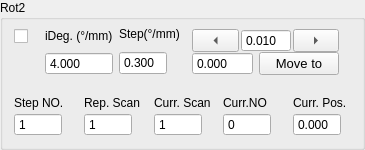
                 <widget class="QGroupBox" name="rotary2Group">
                  <property name="sizePolicy">
                   <sizepolicy hsizetype="Expanding" vsizetype="Maximum">
                    <horstretch>0</horstretch>
                    <verstretch>0</verstretch>
                   </sizepolicy>
                  </property>
                  <property name="title">
                   <string>Rot2</string>
                  </property>
                  <layout class="QGridLayout" name="gridLayout_20">
                   <property name="topMargin">
                    <number>0</number>
                   </property>
                   <item row="0" column="0">
                    <layout class="QVBoxLayout" name="verticalLayout_82">
                     <property name="spacing">
                      <number>12</number>
                     </property>
                     <item>
                      <layout class="QHBoxLayout" name="horizontalLayout_44" stretch="1,2,0,0">
                       <property name="spacing">
                        <number>6</number>
                       </property>
                       <property name="rightMargin">
                        <number>6</number>
                       </property>
                       <item>
                        <layout class="QVBoxLayout" name="verticalLayout_80">
                         <property name="spacing">
                          <number>6</number>
                         </property>
                         <property name="topMargin">
                          <number>0</number>
                         </property>
                         <item>
                          <widget class="QCheckBox" name="activeRot2">
                           <property name="sizePolicy">
                            <sizepolicy hsizetype="Expanding" vsizetype="Preferred">
                             <horstretch>0</horstretch>
                             <verstretch>0</verstretch>
                            </sizepolicy>
                           </property>
                           <property name="toolTip">
                            <string>Active Instrument?</string>
                           </property>
                           <property name="text">
                            <string/>
                           </property>
                           <property name="checked">
                            <bool>false</bool>
                           </property>
                           <property name="mytype" stdset="0">
                            <string>checkbox</string>
                           </property>
                          </widget>
                         </item>
                         <item>
                          <widget class="LedIndicator" name="rotary2Led" native="true">
                           <property name="sizePolicy">
                            <sizepolicy hsizetype="Fixed" vsizetype="Fixed">
                             <horstretch>0</horstretch>
                             <verstretch>0</verstretch>
                            </sizepolicy>
                           </property>
                           <property name="minimumSize">
                            <size>
                             <width>25</width>
                             <height>25</height>
                            </size>
                           </property>
                           <property name="maximumSize">
                            <size>
                             <width>25</width>
                             <height>25</height>
                            </size>
                           </property>
                           <property name="baseSize">
                            <size>
                             <width>0</width>
                             <height>0</height>
                            </size>
                           </property>
                           <property name="mytype" stdset="0">
                            <string>led</string>
                           </property>
                          </widget>
                         </item>
                        </layout>
                       </item>
                       <item>
                        <layout class="QVBoxLayout" name="verticalLayout_38">
                         <property name="spacing">
                          <number>0</number>
                         </property>
                         <property name="leftMargin">
                          <number>0</number>
                         </property>
                         <property name="rightMargin">
                          <number>0</number>
                         </property>
                         <item>
                          <widget class="QLabel" name="label_36">
                           <property name="sizePolicy">
                            <sizepolicy hsizetype="Expanding" vsizetype="Fixed">
                             <horstretch>0</horstretch>
                             <verstretch>0</verstretch>
                            </sizepolicy>
                           </property>
                           <property name="maximumSize">
                            <size>
                             <width>16777215</width>
                             <height>16777215</height>
                            </size>
                           </property>
                           <property name="text">
                            <string>iDeg. (°/mm)</string>
                           </property>
                           <property name="mytype" stdset="0">
                            <string>label</string>
                           </property>
                          </widget>
                         </item>
                         <item>
                          <widget class="QDoubleSpinBox" name="iRot2">
                           <property name="sizePolicy">
                            <sizepolicy hsizetype="Expanding" vsizetype="Fixed">
                             <horstretch>0</horstretch>
                             <verstretch>0</verstretch>
                            </sizepolicy>
                           </property>
                           <property name="maximumSize">
                            <size>
                             <width>16777215</width>
                             <height>16777215</height>
                            </size>
                           </property>
                           <property name="buttonSymbols">
                            <enum>QAbstractSpinBox::ButtonSymbols::NoButtons</enum>
                           </property>
                           <property name="decimals">
                            <number>3</number>
                           </property>
                           <property name="maximum">
                            <double>1000.000000000000000</double>
                           </property>
                           <property name="value">
                            <double>4.000000000000000</double>
                           </property>
                          </widget>
                         </item>
                        </layout>
                       </item>
                       <item>
                        <layout class="QVBoxLayout" name="verticalLayout_41">
                         <property name="spacing">
                          <number>3</number>
                         </property>
                         <item>
                          <widget class="QLabel" name="label_35">
                           <property name="sizePolicy">
                            <sizepolicy hsizetype="Expanding" vsizetype="Fixed">
                             <horstretch>0</horstretch>
                             <verstretch>0</verstretch>
                            </sizepolicy>
                           </property>
                           <property name="text">
                            <string>Step(°/mm)</string>
                           </property>
                           <property name="mytype" stdset="0">
                            <string>label</string>
                           </property>
                          </widget>
                         </item>
                         <item>
                          <widget class="QDoubleSpinBox" name="rotary2Step">
                           <property name="sizePolicy">
                            <sizepolicy hsizetype="Expanding" vsizetype="Fixed">
                             <horstretch>0</horstretch>
                             <verstretch>0</verstretch>
                            </sizepolicy>
                           </property>
                           <property name="maximumSize">
                            <size>
                             <width>48</width>
                             <height>24</height>
                            </size>
                           </property>
                           <property name="buttonSymbols">
                            <enum>QAbstractSpinBox::ButtonSymbols::NoButtons</enum>
                           </property>
                           <property name="decimals">
                            <number>3</number>
                           </property>
                           <property name="value">
                            <double>0.300000000000000</double>
                           </property>
                          </widget>
                         </item>
                        </layout>
                       </item>
                       <item>
                        <widget class="QFrame" name="rotary3Manual_2">
                         <property name="mytype" stdset="0">
                          <string>inst_manu</string>
                         </property>
                         <layout class="QVBoxLayout" name="verticalLayout_56">
                          <property name="spacing">
                           <number>0</number>
                          </property>
                          <property name="leftMargin">
                           <number>6</number>
                          </property>
                          <property name="rightMargin">
                           <number>6</number>
                          </property>
                          <item>
                           <layout class="QHBoxLayout" name="horizontalLayout_22">
                            <property name="spacing">
                             <number>2</number>
                            </property>
                            <item>
                             <widget class="QToolButton" name="rot2JogL">
                              <property name="sizePolicy">
                               <sizepolicy hsizetype="Expanding" vsizetype="Fixed">
                                <horstretch>0</horstretch>
                                <verstretch>0</verstretch>
                               </sizepolicy>
                              </property>
                              <property name="minimumSize">
                               <size>
                                <width>32</width>
                                <height>0</height>
                               </size>
                              </property>
                              <property name="text">
                               <string>...</string>
                              </property>
                              <property name="arrowType">
                               <enum>Qt::ArrowType::LeftArrow</enum>
                              </property>
                              <property name="mytype" stdset="0">
                               <string>arrowbutton</string>
                              </property>
                             </widget>
                            </item>
                            <item>
                             <widget class="QDoubleSpinBox" name="rotary2JogStep">
                              <property name="sizePolicy">
                               <sizepolicy hsizetype="Preferred" vsizetype="Preferred">
                                <horstretch>0</horstretch>
                                <verstretch>0</verstretch>
                               </sizepolicy>
                              </property>
                              <property name="maximumSize">
                               <size>
                                <width>50</width>
                                <height>24</height>
                               </size>
                              </property>
                              <property name="buttonSymbols">
                               <enum>QAbstractSpinBox::ButtonSymbols::NoButtons</enum>
                              </property>
                              <property name="decimals">
                               <number>3</number>
                              </property>
                              <property name="minimum">
                               <double>-50.000000000000000</double>
                              </property>
                              <property name="maximum">
                               <double>210.000000000000000</double>
                              </property>
                              <property name="value">
                               <double>0.010000000000000</double>
                              </property>
                             </widget>
                            </item>
                            <item>
                             <widget class="QToolButton" name="rot2JogR">
                              <property name="sizePolicy">
                               <sizepolicy hsizetype="Expanding" vsizetype="Fixed">
                                <horstretch>0</horstretch>
                                <verstretch>0</verstretch>
                               </sizepolicy>
                              </property>
                              <property name="minimumSize">
                               <size>
                                <width>32</width>
                                <height>0</height>
                               </size>
                              </property>
                              <property name="text">
                               <string>...</string>
                              </property>
                              <property name="arrowType">
                               <enum>Qt::ArrowType::RightArrow</enum>
                              </property>
                              <property name="mytype" stdset="0">
                               <string>arrowbutton</string>
                              </property>
                             </widget>
                            </item>
                           </layout>
                          </item>
                          <item>
                           <layout class="QHBoxLayout" name="horizontalLayout_12">
                            <property name="spacing">
                             <number>6</number>
                            </property>
                            <item>
                             <widget class="QDoubleSpinBox" name="rot2SetPos">
                              <property name="sizePolicy">
                               <sizepolicy hsizetype="Fixed" vsizetype="Fixed">
                                <horstretch>0</horstretch>
                                <verstretch>0</verstretch>
                               </sizepolicy>
                              </property>
                              <property name="maximumSize">
                               <size>
                                <width>16777215</width>
                                <height>16777215</height>
                               </size>
                              </property>
                              <property name="buttonSymbols">
                               <enum>QAbstractSpinBox::ButtonSymbols::NoButtons</enum>
                              </property>
                              <property name="decimals">
                               <number>3</number>
                              </property>
                              <property name="maximum">
                               <double>1000.000000000000000</double>
                              </property>
                             </widget>
                            </item>
                            <item>
                             <widget class="QPushButton" name="rot2MoveTo">
                              <property name="sizePolicy">
                               <sizepolicy hsizetype="Preferred" vsizetype="Fixed">
                                <horstretch>0</horstretch>
                                <verstretch>0</verstretch>
                               </sizepolicy>
                              </property>
                              <property name="maximumSize">
                               <size>
                                <width>16777215</width>
                                <height>30</height>
                               </size>
                              </property>
                              <property name="font">
                               <font>
                                <pointsize>10</pointsize>
                               </font>
                              </property>
                              <property name="text">
                               <string>Move to</string>
                              </property>
                              <property name="mytype" stdset="0">
                               <string>clickable_button</string>
                              </property>
                             </widget>
                            </item>
                           </layout>
                          </item>
                         </layout>
                        </widget>
                       </item>
                      </layout>
                     </item>
                     <item>
                      <layout class="QHBoxLayout" name="horizontalLayout_15">
                       <item>
                        <layout class="QVBoxLayout" name="verticalLayout_40">
                         <property name="spacing">
                          <number>3</number>
                         </property>
                         <item>
                          <widget class="QLabel" name="label_34">
                           <property name="sizePolicy">
                            <sizepolicy hsizetype="Expanding" vsizetype="Fixed">
                             <horstretch>0</horstretch>
                             <verstretch>0</verstretch>
                            </sizepolicy>
                           </property>
                           <property name="text">
                            <string>Step NO.</string>
                           </property>
                           <property name="mytype" stdset="0">
                            <string>label</string>
                           </property>
                          </widget>
                         </item>
                         <item>
                          <widget class="QSpinBox" name="rotary2StepNO">
                           <property name="sizePolicy">
                            <sizepolicy hsizetype="Expanding" vsizetype="Fixed">
                             <horstretch>0</horstretch>
                             <verstretch>0</verstretch>
                            </sizepolicy>
                           </property>
                           <property name="maximumSize">
                            <size>
                             <width>48</width>
                             <height>24</height>
                            </size>
                           </property>
                           <property name="buttonSymbols">
                            <enum>QAbstractSpinBox::ButtonSymbols::NoButtons</enum>
                           </property>
                           <property name="maximum">
                            <number>10000</number>
                           </property>
                           <property name="value">
                            <number>1</number>
                           </property>
                          </widget>
                         </item>
                        </layout>
                       </item>
                       <item>
                        <layout class="QVBoxLayout" name="verticalLayout_94">
                         <property name="spacing">
                          <number>3</number>
                         </property>
                         <item>
                          <widget class="QLabel" name="label_61">
                           <property name="sizePolicy">
                            <sizepolicy hsizetype="Expanding" vsizetype="Fixed">
                             <horstretch>0</horstretch>
                             <verstretch>0</verstretch>
                            </sizepolicy>
                           </property>
                           <property name="text">
                            <string>Rep. Scan</string>
                           </property>
                           <property name="mytype" stdset="0">
                            <string>label</string>
                           </property>
                          </widget>
                         </item>
                         <item>
                          <widget class="QSpinBox" name="ScanRepNO_R2">
                           <property name="sizePolicy">
                            <sizepolicy hsizetype="Expanding" vsizetype="Fixed">
                             <horstretch>0</horstretch>
                             <verstretch>0</verstretch>
                            </sizepolicy>
                           </property>
                           <property name="maximumSize">
                            <size>
                             <width>48</width>
                             <height>24</height>
                            </size>
                           </property>
                           <property name="buttonSymbols">
                            <enum>QAbstractSpinBox::ButtonSymbols::NoButtons</enum>
                           </property>
                           <property name="maximum">
                            <number>10000</number>
                           </property>
                           <property name="value">
                            <number>1</number>
                           </property>
                          </widget>
                         </item>
                        </layout>
                       </item>
                       <item>
                        <layout class="QVBoxLayout" name="verticalLayout_95">
                         <property name="spacing">
                          <number>3</number>
                         </property>
                         <item>
                          <widget class="QLabel" name="label_62">
                           <property name="sizePolicy">
                            <sizepolicy hsizetype="Expanding" vsizetype="Fixed">
                             <horstretch>0</horstretch>
                             <verstretch>0</verstretch>
                            </sizepolicy>
                           </property>
                           <property name="text">
                            <string>Curr. Scan</string>
                           </property>
                           <property name="mytype" stdset="0">
                            <string>label</string>
                           </property>
                          </widget>
                         </item>
                         <item>
                          <widget class="QSpinBox" name="Rot2CurrScan">
                           <property name="sizePolicy">
                            <sizepolicy hsizetype="Expanding" vsizetype="Fixed">
                             <horstretch>0</horstretch>
                             <verstretch>0</verstretch>
                            </sizepolicy>
                           </property>
                           <property name="maximumSize">
                            <size>
                             <width>48</width>
                             <height>24</height>
                            </size>
                           </property>
                           <property name="buttonSymbols">
                            <enum>QAbstractSpinBox::ButtonSymbols::NoButtons</enum>
                           </property>
                           <property name="maximum">
                            <number>10000</number>
                           </property>
                           <property name="value">
                            <number>1</number>
                           </property>
                          </widget>
                         </item>
                        </layout>
                       </item>
                       <item>
                        <layout class="QVBoxLayout" name="verticalLayout_47">
                         <property name="spacing">
                          <number>3</number>
                         </property>
                         <item>
                          <widget class="QLabel" name="label_50">
                           <property name="sizePolicy">
                            <sizepolicy hsizetype="Expanding" vsizetype="Fixed">
                             <horstretch>0</horstretch>
                             <verstretch>0</verstretch>
                            </sizepolicy>
                           </property>
                           <property name="text">
                            <string>Curr.NO</string>
                           </property>
                           <property name="mytype" stdset="0">
                            <string>label</string>
                           </property>
                          </widget>
                         </item>
                         <item>
                          <widget class="QSpinBox" name="rotary2CurrStepNO">
                           <property name="sizePolicy">
                            <sizepolicy hsizetype="Expanding" vsizetype="Fixed">
                             <horstretch>0</horstretch>
                             <verstretch>0</verstretch>
                            </sizepolicy>
                           </property>
                           <property name="maximumSize">
                            <size>
                             <width>48</width>
                             <height>24</height>
                            </size>
                           </property>
                           <property name="buttonSymbols">
                            <enum>QAbstractSpinBox::ButtonSymbols::NoButtons</enum>
                           </property>
                           <property name="maximum">
                            <number>10000</number>
                           </property>
                           <property name="mytype" stdset="0">
                            <string>intNO</string>
                           </property>
                          </widget>
                         </item>
                        </layout>
                       </item>
                       <item>
                        <layout class="QVBoxLayout" name="verticalLayout_39">
                         <property name="spacing">
                          <number>3</number>
                         </property>
                         <item>
                          <widget class="QLabel" name="label_17">
                           <property name="sizePolicy">
                            <sizepolicy hsizetype="Expanding" vsizetype="Fixed">
                             <horstretch>0</horstretch>
                             <verstretch>0</verstretch>
                            </sizepolicy>
                           </property>
                           <property name="text">
                            <string>Curr. Pos.</string>
                           </property>
                           <property name="mytype" stdset="0">
                            <string>label</string>
                           </property>
                          </widget>
                         </item>
                         <item>
                          <widget class="QDoubleSpinBox" name="rot2CurrPos">
                           <property name="sizePolicy">
                            <sizepolicy hsizetype="Expanding" vsizetype="Fixed">
                             <horstretch>0</horstretch>
                             <verstretch>0</verstretch>
                            </sizepolicy>
                           </property>
                           <property name="maximumSize">
                            <size>
                             <width>48</width>
                             <height>24</height>
                            </size>
                           </property>
                           <property name="buttonSymbols">
                            <enum>QAbstractSpinBox::ButtonSymbols::NoButtons</enum>
                           </property>
                           <property name="decimals">
                            <number>3</number>
                           </property>
                           <property name="minimum">
                            <double>-10.000000000000000</double>
                           </property>
                           <property name="maximum">
                            <double>1000.000000000000000</double>
                           </property>
                          </widget>
                         </item>
                        </layout>
                       </item>
                      </layout>
                     </item>
                    </layout>
                   </item>
                  </layout>
                 </widget>
